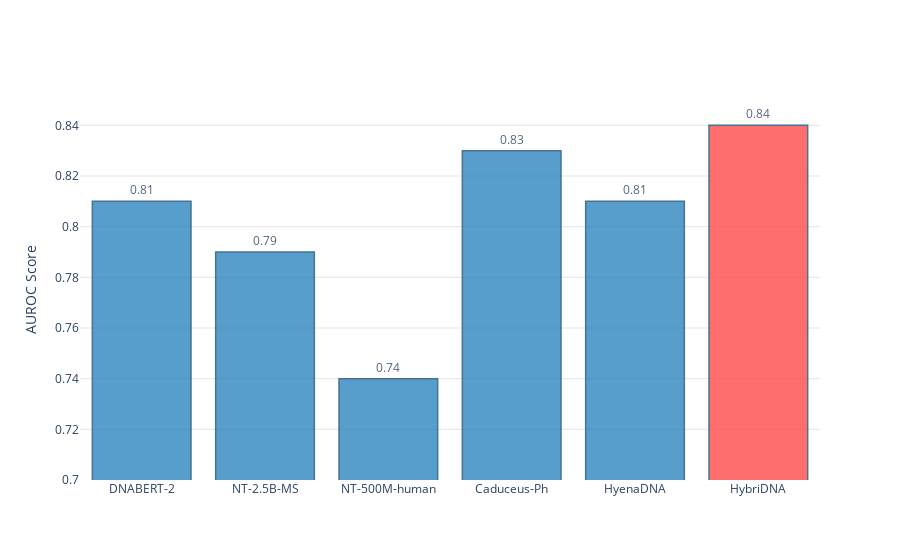

Write notebook code for a chart like this one.
### Code cell
import plotly.express as px
import pandas as pd

# Define the benchmark data
data = {
    "Model": [
        "DNABERT-2", "NT-2.5B-MS", "NT-500M-human", "Caduceus-Ph",
        "HyenaDNA",
        "HybriDNA"
    ],
    "AUROC": [0.81, 0.79, 0.74, 0.83, 0.81, 0.84],
    "Highlight": [
        False, False, False, False,
        False,
        True
    ]
}

# Create DataFrame
df = pd.DataFrame(data)

# Create Plotly bar chart with custom colors
fig = px.bar(
    df, x="Model", y="AUROC",
    text="AUROC",
    title="Chromatin Accessibility Benchmark (AUROC)",
    labels={"AUROC": "AUROC Score", "Model": "Model Name"},
    category_orders={"Model": df["Model"].tolist()},  # Keep original order
    color="Highlight",
    color_discrete_map={True: '#FF4B4B', False: '#2E86C1'}  # Red for HybriDNA, blue for others
)

# Update layout for better appearance
fig.update_layout(
    xaxis_title=None,
    title=None,
    plot_bgcolor='white',  # White background
    paper_bgcolor='white',
    yaxis=dict(
        range=[0.7, 0.85],
        gridcolor='#E5E5E5',  # Light gray grid
        zeroline=False
    ),
    showlegend=False
)

# Update bar appearance and text
fig.update_traces(
    texttemplate='%{text:.2f}', 
    textposition='outside',
    marker_line_color='#1A5276',  # Darker blue border
    marker_line_width=1.5,
    opacity=0.8
)

fig.show()

### Figure 1 — Plotly figure (JSON) as saved in the notebook; plotly's stock layout.template omitted (floating-point values rounded to 4 significant figures)
{"data": [{"hovertemplate": "Highlight=False<br>Model Name=%{x}<br>AUROC Score=%{text}<extra></extra>", "legendgroup": "False", "marker": {"color": "#2E86C1", "line": {"color": "#1A5276", "width": 1.5}, "pattern": {"shape": ""}}, "name": "False", "opacity": 0.8, "orientation": "v", "showlegend": true, "text": [0.81, 0.79, 0.74, 0.83, 0.81], "textposition": "outside", "texttemplate": "%{text:.2f}", "type": "bar", "x": ["DNABERT-2", "NT-2.5B-MS", "NT-500M-human", "Caduceus-Ph", "HyenaDNA"], "xaxis": "x", "y": [0.81, 0.79, 0.74, 0.83, 0.81], "yaxis": "y"}, {"hovertemplate": "Highlight=True<br>Model Name=%{x}<br>AUROC Score=%{text}<extra></extra>", "legendgroup": "True", "marker": {"color": "#FF4B4B", "line": {"color": "#1A5276", "width": 1.5}, "pattern": {"shape": ""}}, "name": "True", "opacity": 0.8, "orientation": "v", "showlegend": true, "text": [0.84], "textposition": "outside", "texttemplate": "%{text:.2f}", "type": "bar", "x": ["HybriDNA"], "xaxis": "x", "y": [0.84], "yaxis": "y"}], "layout": {"barmode": "relative", "legend": {"title": {"text": "Highlight"}, "tracegroupgap": 0}, "paper_bgcolor": "white", "plot_bgcolor": "white", "showlegend": false, "title": {}, "xaxis": {"anchor": "y", "categoryarray": ["DNABERT-2", "NT-2.5B-MS", "NT-500M-human", "Caduceus-Ph", "HyenaDNA", "HybriDNA"], "categoryorder": "array", "domain": [0, 1], "title": {}}, "yaxis": {"anchor": "x", "domain": [0, 1], "gridcolor": "#E5E5E5", "range": [0.7, 0.85], "title": {"text": "AUROC Score"}, "zeroline": false}}}
